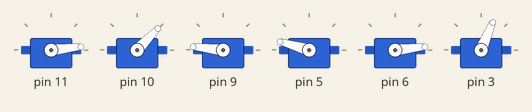
Recording of a sketch running on a simulated Arduino Uno, built with avr-gcc and run on an emulated ATmega328P. Parts: 6 × servo.

Above: at 6.17 s.
At 13.8 s:
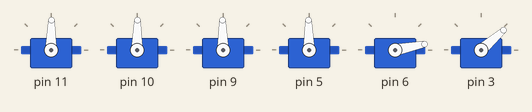
At 18.8 s:
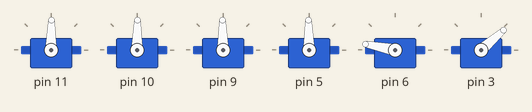
At 21.9 s:
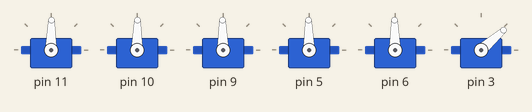
At 29.9 s:
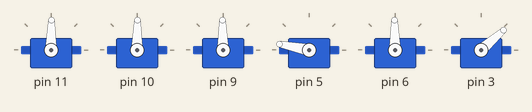
At 36.0 s:
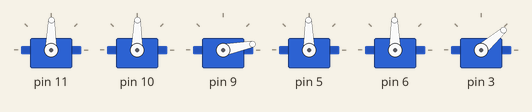
Timing chart, 0 to 40.0 s (numbered marks = the images above):
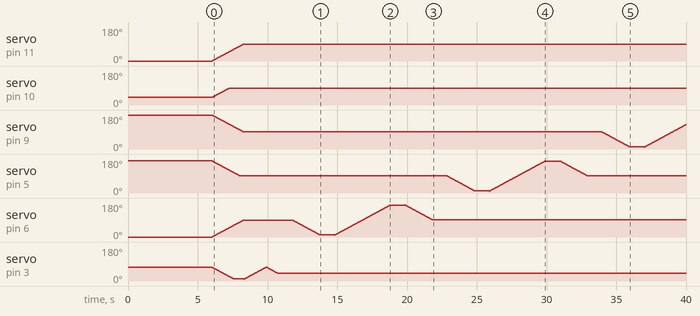

Measured:
- by itself, servo on pin 11: moves from 0° to 89° over 2.2 s
- by itself, servo on pin 10: moves from 40° to 89° over 1.2 s

The sketch:

mover_motores_rango.ino
```cpp
#include <Braccio.h>
#include <Servo.h>

Servo base; Servo shoulder; Servo elbow;
Servo wrist_ver; Servo wrist_rot; Servo gripper;

void setup() {
  // Inicialización de seguridad: coloca el brazo vertical [cite: 131-132]
  Braccio.begin();
  Serial.begin(9600);
}

void loop() {
  // Posición inicial de referencia (Vertical, pinza abierta)
  // Estructura: (delay, M1, M2, M3, M4, M5, M6)

  // 1. Mover la PINZA (M6)
  // Rango recomendado: 10 (cerrada) a 73 (abierta)
  Braccio.ServoMovement(25, 90, 90, 90, 90, 90, 10); // Cierra
  Braccio.ServoMovement(25, 90, 90, 90, 90, 90, 73); // Abre
  Braccio.ServoMovement(25, 90, 90, 90, 90, 90, 40); // Posición central (medio cerrada) [cite: 160]

  delay(1000);

  // 2. Mover la MUÑECA ROTATORIA (M5)
  // Rango recomendado: 10 a 170
  Braccio.ServoMovement(25, 90, 90, 90, 90, 10,  40);
  delay(1000);
  Braccio.ServoMovement(25, 90, 90, 90, 90, 170, 40);
  delay(1000);
  Braccio.ServoMovement(25, 90, 90, 90, 90, 90,  40); // Central

  delay(1000);

  // 3. Mover la MUÑECA VERTICAL (M4)
  Braccio.ServoMovement(25, 90, 90, 90, 10,  90, 40);
  delay(1000);
  Braccio.ServoMovement(25, 90, 90, 90, 170, 90, 40);
  delay(1000);
  Braccio.ServoMovement(25, 90, 90, 90, 90,  90, 40); // Central

  delay(1000);

  // 4. Mover el CODO (M3)
  Braccio.ServoMovement(25, 90, 90, 10,  90, 90, 40);
  delay(1000);
  Braccio.ServoMovement(25, 90, 90, 170, 90, 90, 40);
  delay(1000);
  Braccio.ServoMovement(25, 90, 90, 90,  90, 90, 40); // Central

  delay(1000);

  // 5. Mover el HOMBRO (M2)
  Braccio.ServoMovement(25, 90, 10,  90, 90, 90, 40);
  delay(1000);
  Braccio.ServoMovement(25, 90, 170, 90, 90, 90, 40);
  delay(1000);
  Braccio.ServoMovement(25, 90, 90,  90, 90, 90, 40); // Central

  delay(1000);

  // 6. Mover la BASE (M1)
  Braccio.ServoMovement(25, 10,  90, 90, 90, 90, 40);
  delay(1000);
  Braccio.ServoMovement(25, 170, 90, 90, 90, 90, 40);
  delay(1000);
  Braccio.ServoMovement(25, 90,  90, 90, 90, 90, 40); // Central

  delay(1000);

  // Final: Brazo totalmente vertical
  // Nota: Ajustamos la pinza a 73 (abierta) para la posición vertical de reposo [cite: 130]
  Braccio.ServoMovement(25, 90, 90, 90, 90, 90, 73);

  Serial.println("Ciclo completado. Esperando 5 segundos...");
  delay(5000); // Esperar 5 segundos antes de reiniciar
}
```
